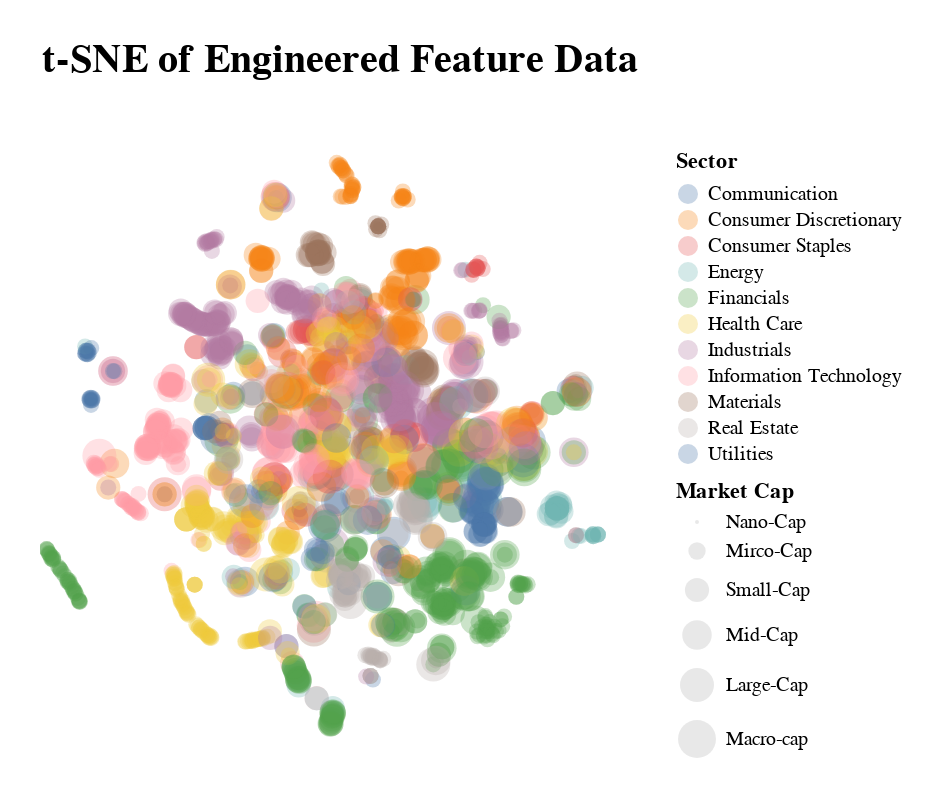

Notebook code cell kept with this figure:
### Code cell
plot_cos_chart(perp_models[1])

### Figure 1 — Vega-Lite specification as saved in the notebook (floating-point values rounded to 4 significant figures; data arrays with more than 128 entries replaced by an {"elided": "..."} marker saying what was removed)
{"config": {"view": {"continuousWidth": 300, "continuousHeight": 300, "stroke": null}}, "data": {"name": "data-51128af234aa6ed8f83eb50ed4d78faf"}, "mark": {"type": "circle", "opacity": 0.3, "size": 28}, "encoding": {"color": {"field": "Sector", "type": "nominal"}, "size": {"field": "Market Cap", "scale": {"domain": ["Nano-Cap", "Mirco-Cap", "Small-Cap", "Mid-Cap", "Large-Cap", "Macro-cap"]}, "sort": ["Nano-Cap", "Mirco-Cap", "Small-Cap", "Mid-Cap", "Large-Cap", "Macro-cap"], "type": "nominal"}, "tooltip": [{"field": "Sector", "type": "nominal"}, {"field": "Market Cap", "type": "nominal"}], "x": {"axis": null, "field": "tsne1", "title": "", "type": "quantitative"}, "y": {"axis": null, "field": "tsne2", "title": "", "type": "quantitative"}}, "height": 300, "padding": 20, "params": [{"name": "param_6", "select": {"type": "interval", "encodings": ["x", "y"]}, "bind": "scales"}], "title": {"text": "t-SNE of Engineered Feature Data", "fontSize": 20, "offset": 35}, "width": 300, "$schema": "https://vega.github.io/schema/vega-lite/v5.20.1.json", "datasets": {"data-51128af234aa6ed8f83eb50ed4d78faf": {"elided": "1910 records"}}}
